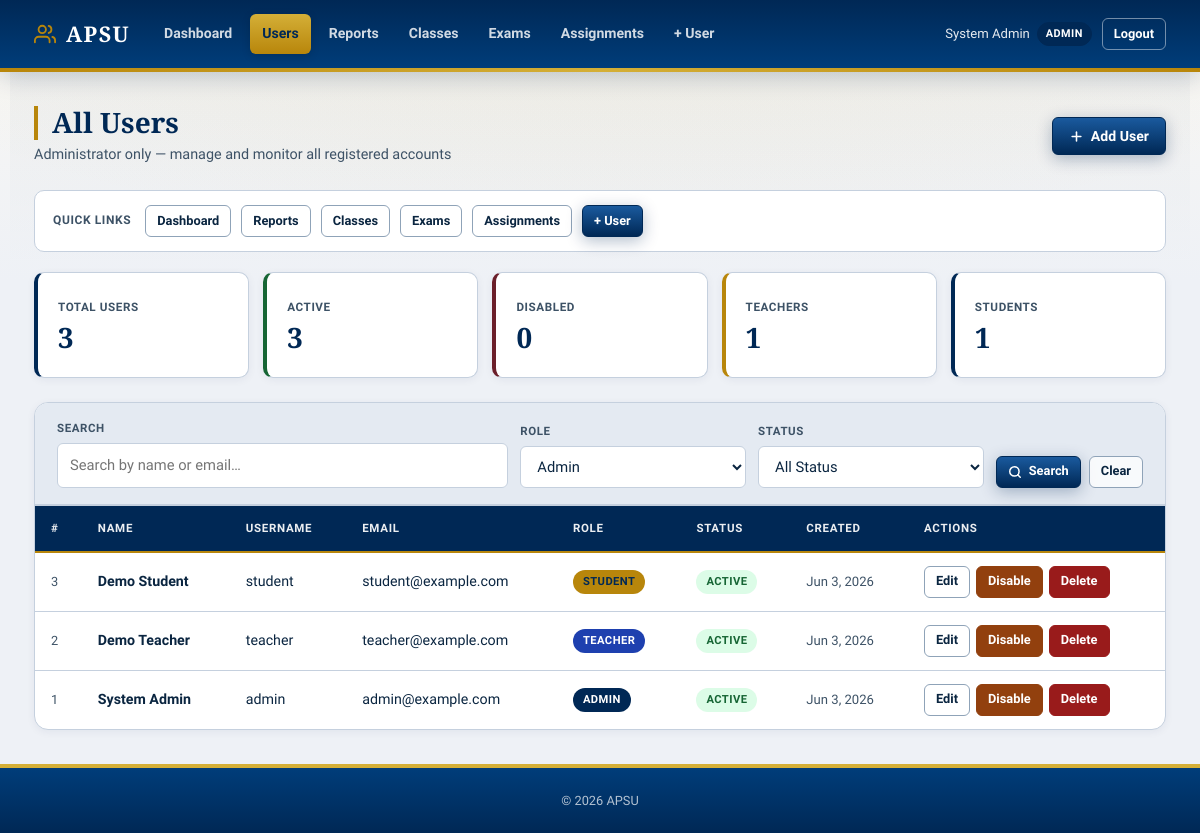
Page /users/list_users.php (signed in) on the committed database.
### tables this page shows
CREATE TABLE users (
    id          INT AUTO_INCREMENT PRIMARY KEY,
    full_name   VARCHAR(100) NOT NULL,
    username    VARCHAR(100) NOT NULL UNIQUE,
    email       VARCHAR(255) NOT NULL UNIQUE,
    password    VARCHAR(255) NOT NULL,
    role        ENUM('Admin', 'Teacher', 'Student') NOT NULL,
    is_active   BOOLEAN NOT NULL DEFAULT TRUE,
    created_at  TIMESTAMP NOT NULL DEFAULT CURRENT_TIMESTAMP
);

### includes/helpers.php (called while the page is built, shortened)
<?php
function isAdmin(): bool
{
    return ($_SESSION['role'] ?? '') === 'Admin';
}

### users/list_users.php (the view, shortened to what this page needs)
<?php
require_once '../includes/helpers.php';
$pdo = getDB();
$search  = trim($_GET['search']  ?? '');
$status  = $_GET['status']       ?? '';
$page    = max(1, (int)($_GET['page'] ?? 1));
$perPage = 10;
$allowedRoles    = ['Admin', 'Teacher', 'Student'];
$allowedStatuses = ['1', '0'];
if (!in_array($status, $allowedStatuses, true))  $status = '';
$conditions = [];
$params     = [];
$where = $conditions ? 'WHERE ' . implode(' AND ', $conditions) : '';
$countStmt = $pdo->prepare("SELECT COUNT(*) FROM users $where");
$countStmt->execute($params);
$total      = (int)$countStmt->fetchColumn();
$totalPages = max(1, (int)ceil($total / $perPage));
$page       = min($page, $totalPages);
$offset     = ($page - 1) * $perPage;
$stmt = $pdo->prepare("SELECT id AS user_id, full_name, username, email, role, is_active, created_at AS created_date
                        FROM users
                        $where
                        ORDER BY created_at DESC, id DESC
                        LIMIT ? OFFSET ?");
$stmt->execute(array_merge($params, [$perPage, $offset]));
$users = $stmt->fetchAll();
$statsStmt = $pdo->query("SELECT
    COUNT(*) AS total,
    SUM(is_active = 1) AS active,
    SUM(is_active = 0) AS inactive,
    SUM(role = 'Admin') AS admins,
    SUM(role = 'Teacher') AS teachers,
    SUM(role = 'Student') AS students
    FROM users");
$stats = $statsStmt->fetch();
require_once '../includes/header.php';
?>
<div class="page-header">
    <div>
        <h1 class="page-title">All Users</h1>
        <p class="page-subtitle">Administrator only — manage and monitor all registered accounts</p>
    </div>
    <?php if (isAdmin()): ?>
    <a href="add_user.php" class="btn btn-primary">
        <svg xmlns="http://www.w3.org/2000/svg" width="15" height="15" viewBox="0 0 24 24" fill="none" stroke="currentColor" stroke-width="2.5" stroke-linecap="round" stroke-linejoin="round"><line x1="12" y1="5" x2="12" y2="19"></line><line x1="5" y1="12" x2="19" y2="12"></line></svg>
        Add User
    </a>
    <?php endif; ?>
</div>
<div class="quick-add-row">
    <span class="quick-add-label">Quick links</span>
    <a href="../dashboard/index.php" class="btn btn-outline btn-sm">Dashboard</a>
    <a href="../reports/index.php" class="btn btn-outline btn-sm">Reports</a>
    <a href="../classes/index.php" class="btn btn-outline btn-sm">Classes</a>
    <a href="../exams/index.php" class="btn btn-outline btn-sm">Exams</a>
    <a href="../assignments/index.php" class="btn btn-outline btn-sm">Assignments</a>
    <?php if (isAdmin()): ?>
    <a href="add_user.php" class="btn btn-primary btn-sm">+ User</a>
    <?php endif; ?>
</div>
<div class="stats-row">
    <div class="stat-card accent-primary">
        <span class="stat-label">Total Users</span>
        <span class="stat-value"><?= $stats['total'] ?></span>
    </div>
    <div class="stat-card accent-success">
        <span class="stat-label">Active</span>
        <span class="stat-value"><?= $stats['active'] ?></span>
    </div>
    <div class="stat-card accent-danger">
        <span class="stat-label">Disabled</span>
        <span class="stat-value"><?= $stats['inactive'] ?></span>
    </div>
    <div class="stat-card accent-warning">
        <span class="stat-label">Teachers</span>
        <span class="stat-value"><?= $stats['teachers'] ?></span>
    </div>
    <div class="stat-card accent-primary">
        <span class="stat-label">Students</span>
        <span class="stat-value"><?= $stats['students'] ?></span>
    </div>
</div>
<div class="card">
    <form method="GET" action="list_users.php" id="filter-form">
        <div class="filter-bar">
            <div class="filter-group" style="flex:2; min-width:220px;">
                <label for="search-input">Search</label>
                <input
                    type="text"
                    id="search-input"
                    name="search"
                    class="form-control"
                    placeholder="Search by name or email&hellip;"
                    value="<?= htmlspecialchars($search) ?>"
                    autocomplete="off"
                >
            </div>
            <div class="filter-group">
                <label for="role-filter">Role</label>
                <select id="role-filter" name="role" class="form-control filter-select">
                    <?php foreach ($allowedRoles as $r): ?>
                        <option value="<?= $r ?>" <?= $role === $r ? 'selected' : '' ?>><?= $r ?></option>
                    <?php endforeach; ?>
                </select>
            </div>
            <div class="filter-group">
                <label for="status-filter">Status</label>
                <select id="status-filter" name="status" class="form-control filter-select">
                    <option value="">All Status</option>
                </select>
            </div>
            <div class="filter-actions">
                <button type="submit" class="btn btn-primary btn-sm">
                    <svg xmlns="http://www.w3.org/2000/svg" width="14" height="14" viewBox="0 0 24 24" fill="none" stroke="currentColor" stroke-width="2.5" stroke-linecap="round" stroke-linejoin="round"><circle cx="11" cy="11" r="8"></circle><line x1="21" y1="21" x2="16.65" y2="16.65"></line></svg>
                    Search
                </button>
                <?php if ($search || $role || $status): ?>
                    <a href="list_users.php" class="btn btn-outline btn-sm">Clear</a>
                <?php endif; ?>
            </div>
        </div>
    </form>
    <div class="table-responsive">
        <?php if (empty($users)): ?>
            <div class="empty-state">
                <svg xmlns="http://www.w3.org/2000/svg" width="40" height="40" viewBox="0 0 24 24" fill="none" stroke="currentColor" stroke-width="1.5" stroke-linecap="round" stroke-linejoin="round"><path d="M17 21v-2a4 4 0 0 0-4-4H5a4 4 0 0 0-4 4v2"></path><circle cx="9" cy="7" r="4"></circle><path d="M23 21v-2a4 4 0 0 0-3-3.87"></path><path d="M16 3.13a4 4 0 0 1 0 7.75"></path></svg>
                <p>No users found<?= ($search || $role || $status) ? ' matching your filters' : '' ?>.</p>
            </div>
        <?php else: ?>
            <table class="table">
                <thead>
                    <tr>
                        <th>#</th>
                        <th>Name</th>
                        <th>Username</th>
                        <th>Email</th>
                        <th>Role</th>
                        <th>Status</th>
                        <th>Created</th>
                        <?php if (isAdmin()): ?>
                            <th>Actions</th>
                        <?php endif; ?>
                    </tr>
                </thead>
                <tbody>
                    <?php foreach ($users as $user): ?>
                        <tr>
                            <td style="color:var(--color-text-muted); font-size:.8rem;"><?= $user['user_id'] ?></td>
                            <td>
                                <strong><?= htmlspecialchars($user['full_name']) ?></strong>
                            </td>
                            <td><?= htmlspecialchars($user['username'] ?? '') ?></td>
                            <td><?= htmlspecialchars($user['email']) ?></td>
                            <td>
                                <span class="badge badge-<?= strtolower(htmlspecialchars($user['role'])) ?>">
                                    <?= htmlspecialchars($user['role']) ?>
                                </span>
                            </td>
                            <td>
                                <?php if ($user['is_active']): ?>
                                    <span class="badge badge-active">Active</span>
                                <?php else: ?>
                                    <span class="badge badge-inactive">Disabled</span>
                                <?php endif; ?>
                            </td>
                            <td style="color:var(--color-text-muted); font-size:.82rem;">
                                <?= htmlspecialchars(date('M j, Y', strtotime($user['created_date']))) ?>
                            </td>
                            <?php if (isAdmin()): ?>
                            <td>
                                <div class="actions">
                                    <a href="edit_user.php?id=<?= $user['user_id'] ?>" class="btn btn-outline btn-sm">Edit</a>
                                    <form method="POST" action="disable_user.php"
                                          data-confirm="<?= $user['is_active']
                                              ? 'Disable this user? They will no longer be able to log in.'
                                              : 'Re-enable this user?' ?>">
                                        <button type="submit" class="btn btn-sm <?= $user['is_active'] ? 'btn-warning' : 'btn-success' ?>">
                                            <?= $user['is_active'] ? 'Disable' : 'Enable' ?>
                                        </button>
                                    </form>
                                    <form method="POST" action="delete_user.php"
                                          data-confirm="Permanently delete &quot;<?= htmlspecialchars(addslashes($user['full_name'])) ?>&quot;? This cannot be undone.">
                                        <button type="submit" class="btn btn-danger btn-sm">Delete</button>
                                    </form>
                                </div>
                            </td>
                            <?php endif; ?>
                        </tr>
                    <?php endforeach; ?>
                </tbody>
            </table>
        <?php endif; ?>
    </div>
</div>
<?php require_once '../includes/footer.php'; ?>

### rows in the picture
users: id "3", full_name "Demo Student", username "student", email "student@example.com", role "STUDENT", is_active "ACTIVE", created_at "Jun 3, 2026"
users: id "2", full_name "Demo Teacher", username "teacher", email "teacher@example.com", role "TEACHER", is_active "ACTIVE", created_at "Jun 3, 2026"
users: id "1", full_name "System Admin", username "admin", email "admin@example.com", role "ADMIN", is_active "ACTIVE", created_at "Jun 3, 2026"

### other values in the picture
$_SESSION['full_name'] "System Admin"
$role "ADMIN"
$stats['total'] "3"
$stats['active'] "3"
$stats['inactive'] "0"
$stats['teachers'] "1"
$stats['students'] "1"
form field role "Admin"
